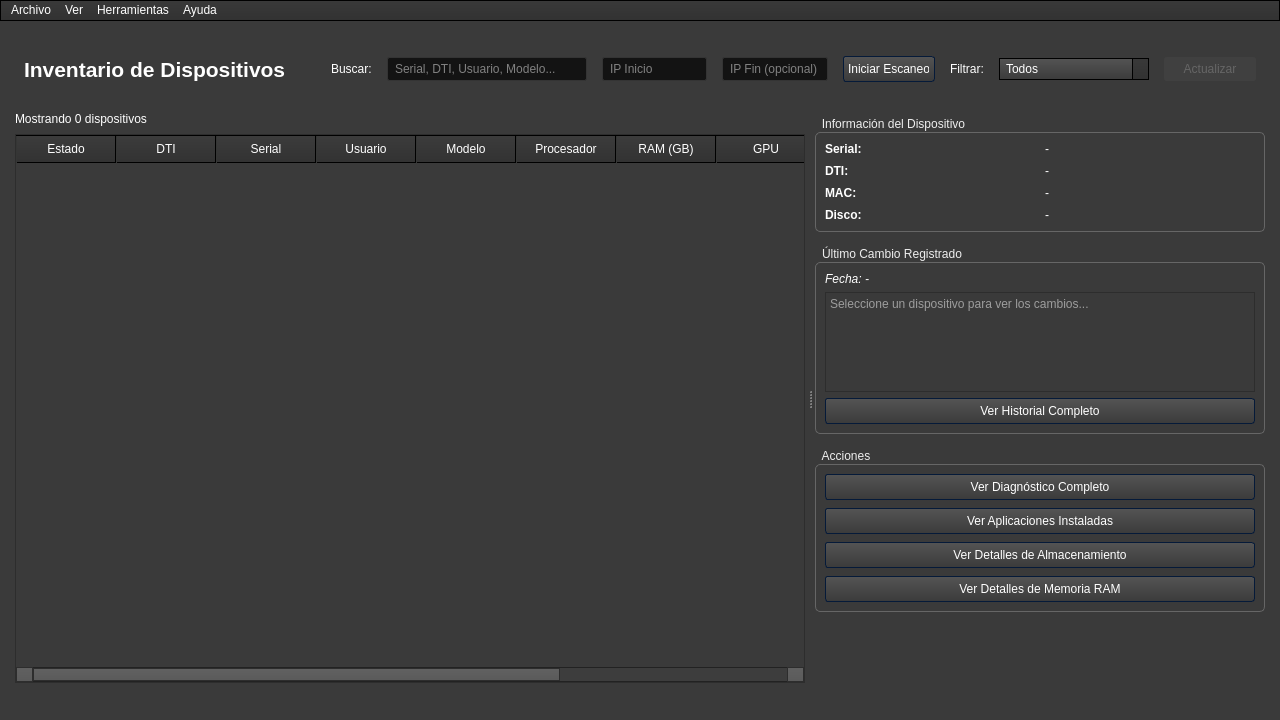
<?xml version="1.0" encoding="UTF-8"?>
<ui version="4.0">
 <class>MainWindow</class>
 <widget class="QMainWindow" name="MainWindow">
  <property name="geometry">
   <rect>
    <x>0</x>
    <y>0</y>
    <width>1280</width>
    <height>720</height>
   </rect>
  </property>
  <property name="minimumSize">
   <size>
    <width>1280</width>
    <height>720</height>
   </size>
  </property>
  <property name="windowTitle">
   <string>Sistema de Inventario - Área de Informática</string>
  </property>
  <property name="styleSheet">
   <string notr="true">
   /*Copyright (c) DevSec Studio. All rights reserved.

MIT License

Permission is hereby granted, free of charge, to any person obtaining a copy
of this software and associated documentation files (the &quot;Software&quot;), to deal
in the Software without restriction, including without limitation the rights
to use, copy, modify, merge, publish, distribute, sublicense, and/or sell
copies of the Software, and to permit persons to whom the Software is
furnished to do so, subject to the following conditions:

The above copyright notice and this permission notice shall be included in all
copies or substantial portions of the Software.

THE SOFTWARE IS PROVIDED *AS IS*, WITHOUT WARRANTY OF ANY KIND, EXPRESS OR
IMPLIED, INCLUDING BUT NOT LIMITED TO THE WARRANTIES OF MERCHANTABILITY,
FITNESS FOR A PARTICULAR PURPOSE AND NONINFRINGEMENT. IN NO EVENT SHALL THE
AUTHORS OR COPYRIGHT HOLDERS BE LIABLE FOR ANY CLAIM, DAMAGES OR OTHER
LIABILITY, WHETHER IN AN ACTION OF CONTRACT, TORT OR OTHERWISE, ARISING FROM,
OUT OF OR IN CONNECTION WITH THE SOFTWARE OR THE USE OR OTHER DEALINGS IN THE SOFTWARE.
*/

/*-----QWidget-----*/
QWidget
{
	background-color: #3a3a3a;
	color: #fff;
	selection-background-color: #b78620;
	selection-color: #000;

}


/*-----QLabel-----*/
QLabel
{
	background-color: transparent;
	color: #fff;

}


/*-----QMenuBar-----*/
QMenuBar 
{
	background-color: qlineargradient(spread:repeat, x1:1, y1:0, x2:1, y2:1, stop:0 rgba(57, 57, 57, 255),stop:1 rgba(50, 50, 50, 255));
	border: 1px solid #000;
	color: #fff;

}



QMenuBar::item:selected 
{
	background-color: rgba(183, 134, 32, 20%);
	border: 1px solid #b78620;
	color: #fff;

}


QMenuBar::item:pressed 
{
	background-color: rgb(183, 134, 32);
	border: 1px solid #b78620;
	color: #fff;

}


/*-----QMenu-----*/
QMenu
{
    background-color: qlineargradient(spread:repeat, x1:1, y1:0, x2:1, y2:1, stop:0 rgba(57, 57, 57, 255),stop:1 rgba(50, 50, 50, 255));
    border: 1px solid #222;
    padding: 4px;
	color: #fff;

}


QMenu::item
{
    background-color: transparent;
    padding: 2px 20px 2px 20px;

}


QMenu::separator
{
   	background-color: rgb(183, 134, 32);
	height: 1px;

}


QMenu::item:disabled
{
    color: #555;
    background-color: transparent;
    padding: 2px 20px 2px 20px;

}


QMenu::item:selected
{
	background-color: rgba(183, 134, 32, 20%);
	border: 1px solid #b78620;
	color: #fff;

}


/*-----QToolBar-----*/
QToolBar
{
	background-color: qlineargradient(spread:repeat, x1:1, y1:0, x2:1, y2:1, stop:0 rgba(69, 69, 69, 255),stop:1 rgba(58, 58, 58, 255));
	border-top: none;
	border-bottom: 1px solid #4f4f4f;
	border-left: 1px solid #4f4f4f;
	border-right: 1px solid #4f4f4f;

}


QToolBar::separator
{
	background-color: #2e2e2e;
	width: 1px;

}


/*-----QToolButton-----*/
QToolButton 
{
	background-color: transparent;
	color: #fff;
	padding: 5px;
	padding-left: 8px;
	padding-right: 8px;
	margin-left: 1px;
}


QToolButton:hover
{
	background-color: rgba(183, 134, 32, 20%);
	border: 1px solid #b78620;
	color: #fff;
	
}


QToolButton:pressed
{
	background-color: qlineargradient(spread:repeat, x1:1, y1:0, x2:1, y2:1, stop:0 rgba(57, 57, 57, 255),stop:1 rgba(50, 50, 50, 255));
	border: 1px solid #b78620;

}


QToolButton:checked
{
	background-color: qlineargradient(spread:repeat, x1:1, y1:0, x2:1, y2:1, stop:0 rgba(57, 57, 57, 255),stop:1 rgba(50, 50, 50, 255));
	border: 1px solid #222;
}


/*-----QPushButton-----*/
QPushButton
{
	background-color: qlineargradient(spread:repeat, x1:1, y1:0, x2:1, y2:1, stop:0 rgba(84, 84, 84, 255),stop:1 rgba(59, 59, 59, 255));
	color: #ffffff;
	min-width: 80px;
	border-style: solid;
	border-width: 1px;
	border-radius: 3px;
	border-color: #051a39;
	padding: 5px;

}


QPushButton::flat
{
	background-color: transparent;
	border: none;
	color: #fff;

}


QPushButton::disabled
{
	background-color: #404040;
	color: #656565;
	border-color: #051a39;

}


QPushButton::hover
{
	background-color: rgba(183, 134, 32, 20%);
	border: 1px solid #b78620;

}


QPushButton::pressed
{
	background-color: qlineargradient(spread:repeat, x1:1, y1:0, x2:1, y2:1, stop:0 rgba(74, 74, 74, 255),stop:1 rgba(49, 49, 49, 255));
	border: 1px solid #b78620;

}


QPushButton::checked
{
	background-color: qlineargradient(spread:repeat, x1:1, y1:0, x2:1, y2:1, stop:0 rgba(74, 74, 74, 255),stop:1 rgba(49, 49, 49, 255));
	border: 1px solid #222;

}


/*-----QLineEdit-----*/
QLineEdit
{
	background-color: #131313;
	color : #eee;
	border: 1px solid #343434;
	border-radius: 2px;
	padding: 3px;
	padding-left: 5px;

}


/*-----QPlainTExtEdit-----*/
QPlainTextEdit
{
	background-color: #131313;
	color : #eee;
	border: 1px solid #343434;
	border-radius: 2px;
	padding: 3px;
	padding-left: 5px;

}


/*-----QTabBar-----*/
QTabBar::tab
{
	background-color: qlineargradient(spread:repeat, x1:1, y1:0, x2:1, y2:1, stop:0 rgba(84, 84, 84, 255),stop:1 rgba(59, 59, 59, 255));
	color: #ffffff;
	border-style: solid;
	border-width: 1px;
	border-color: #666;
	border-bottom: none;
	padding: 5px;
	padding-left: 15px;
	padding-right: 15px;

}


QTabWidget::pane 
{
	background-color: red;
	border: 1px solid #666;
	top: 1px;

}


QTabBar::tab:last
{
	margin-right: 0; 

}


QTabBar::tab:first:!selected
{
	background-color: #0c0c0d;
	margin-left: 0px;

}


QTabBar::tab:!selected
{
	color: #b1b1b1;
	border-bottom-style: solid;
	background-color: #0c0c0d;

}


QTabBar::tab:selected
{
	margin-bottom: 0px;

}


QTabBar::tab:!selected:hover
{
	border-top-color: #b78620;

}


/*-----QComboBox-----*/
QComboBox
{
    background-color: qlineargradient(spread:repeat, x1:1, y1:0, x2:1, y2:1, stop:0 rgba(84, 84, 84, 255),stop:1 rgba(59, 59, 59, 255));
    border: 1px solid #000;
    padding-left: 6px;
    color: #ffffff;
    height: 20px;

}


QComboBox::disabled
{
	background-color: #404040;
	color: #656565;
	border-color: #051a39;

}


QComboBox:on
{
    background-color: #b78620;
	color: #000;

}


QComboBox QAbstractItemView
{
    background-color: #383838;
    color: #ffffff;
    border: 1px solid black;
    selection-background-color: #b78620;
    outline: 0;

}


QComboBox::drop-down
{
	background-color: qlineargradient(spread:repeat, x1:1, y1:0, x2:1, y2:1, stop:0 rgba(57, 57, 57, 255),stop:1 rgba(50, 50, 50, 255));
    subcontrol-origin: padding;
    subcontrol-position: top right;
    width: 15px;
    border-left-width: 1px;
    border-left-color: black;
    border-left-style: solid; 

}


QComboBox::down-arrow
{
    image: url(://arrow-down.png);
    width: 8px;
    height: 8px;
}


/*-----QSpinBox and QDateTimeEdit-----*/
QSpinBox,
QDateTimeEdit 
{
    background-color: #131313;
	color : #eee;
	border: 1px solid #343434;
	padding: 3px;
	padding-left: 5px;
    border-radius : 2px;

}


QSpinBox::up-button, 
QDateTimeEdit::up-button
{
	border-top-right-radius:2px;
	background-color: #777777;
    width: 16px; 
    border-width: 1px;

}


QSpinBox::up-button:hover, 
QDateTimeEdit::up-button:hover
{
	background-color: #585858;

}


QSpinBox::up-button:pressed, 
QDateTimeEdit::up-button:pressed
{
	background-color: #252525;
    width: 16px; 
    border-width: 1px;

}


QSpinBox::up-arrow,
QDateTimeEdit::up-arrow
{
    image: url(://arrow-up.png);
    width: 7px;
    height: 7px;

}


QSpinBox::down-button, 
QDateTimeEdit::down-button
{
	border-bottom-right-radius:2px;
	background-color: #777777;
    width: 16px; 
    border-width: 1px;

}


QSpinBox::down-button:hover, 
QDateTimeEdit::down-button:hover
{
	background-color: #585858;

}


QSpinBox::down-button:pressed, 
QDateTimeEdit::down-button:pressed
{
	background-color: #252525;
    width: 16px; 
    border-width: 1px;

}


QSpinBox::down-arrow,
QDateTimeEdit::down-arrow
{
    image: url(://arrow-down.png);
    width: 7px;
    height: 7px;

}


/*-----QGroupBox-----*/
QGroupBox 
{
    border: 1px solid;
    border-color: #666666;
	border-radius: 5px;
    margin-top: 20px;

}


QGroupBox::title  
{
    background-color: transparent;
    color: #eee;
    subcontrol-origin: margin;
    padding: 5px;
	border-top-left-radius: 3px;
	border-top-right-radius: 3px;

}


/*-----QHeaderView-----*/
QHeaderView::section
{
    background-color: qlineargradient(spread:repeat, x1:1, y1:0, x2:1, y2:1, stop:0 rgba(60, 60, 60, 255),stop:1 rgba(50, 50, 50, 255));
	border: 1px solid #000;
    color: #fff;
    text-align: left;
	padding: 4px;
	
}


QHeaderView::section:disabled
{
    background-color: #525251;
    color: #656565;

}


QHeaderView::section:checked
{
    background-color: qlineargradient(spread:repeat, x1:1, y1:0, x2:1, y2:1, stop:0 rgba(60, 60, 60, 255),stop:1 rgba(50, 50, 50, 255));
    color: #fff;

}


QHeaderView::section::vertical::first,
QHeaderView::section::vertical::only-one
{
    border-top: 1px solid #353635;

}


QHeaderView::section::vertical
{
    border-top: 1px solid #353635;

}


QHeaderView::section::horizontal::first,
QHeaderView::section::horizontal::only-one
{
    border-left: 1px solid #353635;

}


QHeaderView::section::horizontal
{
    border-left: 1px solid #353635;

}


QTableCornerButton::section
{
    background-color: qlineargradient(spread:repeat, x1:1, y1:0, x2:1, y2:1, stop:0 rgba(60, 60, 60, 255),stop:1 rgba(50, 50, 50, 255));
	border: 1px solid #000;
    color: #fff;

}


/*-----QTreeWidget-----*/
QTreeView
{
	show-decoration-selected: 1;
	alternate-background-color: #3a3a3a;
	selection-color: #fff;
	background-color: #2d2d2d;
	border: 1px solid gray;
	padding-top : 5px;
	color: #fff;
	font: 8pt;

}


QTreeView::item:selected
{
	color:#fff;
	background-color: #b78620;
	border-radius: 0px;

}


QTreeView::item:!selected:hover
{
    background-color: #262626;
    border: none;
    color: white;

}


QTreeView::branch:has-children:!has-siblings:closed,
QTreeView::branch:closed:has-children:has-siblings 
{
	image: url(://tree-closed.png);

}


QTreeView::branch:open:has-children:!has-siblings,
QTreeView::branch:open:has-children:has-siblings  
{
	image: url(://tree-open.png);

}


/*-----QListView-----*/
QListView 
{
	background-color: qlineargradient(spread:repeat, x1:1, y1:0, x2:1, y2:1, stop:0 rgba(83, 83, 83, 255),stop:0.293269 rgba(81, 81, 81, 255),stop:0.634615 rgba(79, 79, 79, 255),stop:1 rgba(83, 83, 83, 255));
    border : none;
    color: white;
    show-decoration-selected: 1; 
    outline: 0;
	border: 1px solid gray;

}


QListView::disabled 
{
	background-color: #656565;
	color: #1b1b1b;
    border: 1px solid #656565;

}


QListView::item 
{
	background-color: #2d2d2d;
    padding: 1px;

}


QListView::item:alternate 
{
    background-color: #3a3a3a;

}


QListView::item:selected 
{
	background-color: #b78620;
	border: 1px solid #b78620;
	color: #fff;

}


QListView::item:selected:!active 
{
	background-color: #b78620;
	border: 1px solid #b78620;
	color: #fff;

}


QListView::item:selected:active 
{
	background-color: #b78620;
	border: 1px solid #b78620;
	color: #fff;

}


QListView::item:hover {
    background-color: #262626;
    border: none;
    color: white;

}


/*-----QCheckBox-----*/
QCheckBox
{
	background-color: transparent;
    color: lightgray;
	border: none;

}


QCheckBox::indicator
{
    background-color: #323232;
    border: 1px solid darkgray;
    width: 12px;
    height: 12px;

}


QCheckBox::indicator:checked
{
    image:url(&quot;./ressources/check.png&quot;);
	background-color: #b78620;
    border: 1px solid #3a546e;

}


QCheckBox::indicator:unchecked:hover
{
	border: 1px solid #b78620; 

}


QCheckBox::disabled
{
	color: #656565;

}


QCheckBox::indicator:disabled
{
	background-color: #656565;
	color: #656565;
    border: 1px solid #656565;

}


/*-----QRadioButton-----*/
QRadioButton 
{
	color: lightgray;
	background-color: transparent;

}


QRadioButton::indicator::unchecked:hover 
{
	background-color: lightgray;
	border: 2px solid #b78620;
	border-radius: 6px;
}


QRadioButton::indicator::checked 
{
	border: 2px solid #b78620;
	border-radius: 6px;
	background-color: rgba(183,134,32,20%);  
	width: 9px; 
	height: 9px; 

}


/*-----QSlider-----*/
QSlider::groove:horizontal 
{
	background-color: transparent;
	height: 3px;

}


QSlider::sub-page:horizontal 
{
	background-color: #b78620;

}


QSlider::add-page:horizontal 
{
	background-color: #131313;

}


QSlider::handle:horizontal 
{
	background-color: #b78620;
	width: 14px;
	margin-top: -6px;
	margin-bottom: -6px;
	border-radius: 6px;

}


QSlider::handle:horizontal:hover 
{
	background-color: #d89e25;
	border-radius: 6px;

}


QSlider::sub-page:horizontal:disabled 
{
	background-color: #bbb;
	border-color: #999;

}


QSlider::add-page:horizontal:disabled 
{
	background-color: #eee;
	border-color: #999;

}


QSlider::handle:horizontal:disabled 
{
	background-color: #eee;
	border: 1px solid #aaa;
	border-radius: 3px;

}


/*-----QScrollBar-----*/
QScrollBar:horizontal
{
    border: 1px solid #222222;
    background-color: #3d3d3d;
    height: 15px;
    margin: 0px 16px 0 16px;

}


QScrollBar::handle:horizontal
{
	background-color: qlineargradient(spread:repeat, x1:1, y1:0, x2:1, y2:1, stop:0 rgba(97, 97, 97, 255),stop:1 rgba(90, 90, 90, 255));
	border: 1px solid #2d2d2d;
    min-height: 20px;

}


QScrollBar::add-line:horizontal
{
	background-color: qlineargradient(spread:repeat, x1:1, y1:0, x2:1, y2:1, stop:0 rgba(97, 97, 97, 255),stop:1 rgba(90, 90, 90, 255));
	border: 1px solid #2d2d2d;
    width: 15px;
    subcontrol-position: right;
    subcontrol-origin: margin;

}


QScrollBar::sub-line:horizontal
{
	background-color: qlineargradient(spread:repeat, x1:1, y1:0, x2:1, y2:1, stop:0 rgba(97, 97, 97, 255),stop:1 rgba(90, 90, 90, 255));
	border: 1px solid #2d2d2d;
    width: 15px;
    subcontrol-position: left;
    subcontrol-origin: margin;

}


QScrollBar::right-arrow:horizontal
{
    image: url(://arrow-right.png);
    width: 6px;
    height: 6px;

}


QScrollBar::left-arrow:horizontal
{
    image: url(://arrow-left.png);
    width: 6px;
    height: 6px;

}


QScrollBar::add-page:horizontal, QScrollBar::sub-page:horizontal
{
    background: none;

}


QScrollBar:vertical
{
    background-color: #3d3d3d;
    width: 16px;
	border: 1px solid #2d2d2d;
    margin: 16px 0px 16px 0px;

}


QScrollBar::handle:vertical
{
    background-color: qlineargradient(spread:repeat, x1:1, y1:0, x2:1, y2:1, stop:0 rgba(97, 97, 97, 255),stop:1 rgba(90, 90, 90, 255));
	border: 1px solid #2d2d2d;
    min-height: 20px;

}


QScrollBar::add-line:vertical
{
	background-color: qlineargradient(spread:repeat, x1:1, y1:0, x2:1, y2:1, stop:0 rgba(97, 97, 97, 255),stop:1 rgba(90, 90, 90, 255));
	border: 1px solid #2d2d2d;
    height: 15px;
    subcontrol-position: bottom;
    subcontrol-origin: margin;

}


QScrollBar::sub-line:vertical
{
	background-color: qlineargradient(spread:repeat, x1:1, y1:0, x2:1, y2:1, stop:0 rgba(97, 97, 97, 255),stop:1 rgba(90, 90, 90, 255));
	border: 1px solid #2d2d2d;
    height: 15px;
    subcontrol-position: top;
    subcontrol-origin: margin;

}


QScrollBar::up-arrow:vertical
{
    image: url(://arrow-up.png);
    width: 6px;
    height: 6px;

}


QScrollBar::down-arrow:vertical
{
    image: url(://arrow-down.png);
    width: 6px;
    height: 6px;

}


QScrollBar::add-page:vertical, QScrollBar::sub-page:vertical
{
    background: none;

}


/*-----QProgressBar-----*/
QProgressBar
{
    border: 1px solid #666666;
    text-align: center;
	color: #000;
	font-weight: bold;

}


QProgressBar::chunk
{
    background-color: #b78620;
    width: 30px;
    margin: 0.5px;

}


</string>
  </property>
  <widget class="QWidget" name="centralwidget">
   <layout class="QVBoxLayout" name="verticalLayout">
    <property name="spacing">
     <number>10</number>
    </property>
    <property name="leftMargin">
     <number>15</number>
    </property>
    <property name="topMargin">
     <number>15</number>
    </property>
    <property name="rightMargin">
     <number>15</number>
    </property>
    <property name="bottomMargin">
     <number>15</number>
    </property>
    <item>
     <widget class="QFrame" name="frameHeader">
      <property name="maximumSize">
       <size>
        <width>16777215</width>
        <height>66</height>
       </size>
      </property>
      <property name="frameShape">
       <enum>QFrame::Shape::NoFrame</enum>
      </property>
      <layout class="QHBoxLayout" name="horizontalLayout_header">
       <property name="spacing">
        <number>15</number>
       </property>
       <item>
        <widget class="QLabel" name="labelTitle">
         <property name="font">
          <font>
           <pointsize>16</pointsize>
           <bold>true</bold>
          </font>
         </property>
         <property name="text">
          <string>Inventario de Dispositivos</string>
         </property>
        </widget>
       </item>
       <item>
        <spacer name="horizontalSpacer">
         <property name="orientation">
          <enum>Qt::Orientation::Horizontal</enum>
         </property>
         <property name="sizeHint" stdset="0">
          <size>
           <width>40</width>
           <height>20</height>
          </size>
         </property>
        </spacer>
       </item>
       <item>
        <widget class="QLabel" name="labelBuscar">
         <property name="text">
          <string>Buscar:</string>
         </property>
        </widget>
       </item>
       <item>
        <widget class="QLineEdit" name="lineEditBuscar">
         <property name="minimumSize">
          <size>
           <width>200</width>
           <height>0</height>
          </size>
         </property>
         <property name="placeholderText">
          <string>Serial, DTI, Usuario, Modelo...</string>
         </property>
        </widget>
       </item>
       <item>
        <widget class="QLineEdit" name="ip_start_input">
         <property name="placeholderText">
          <string>IP Inicio</string>
         </property>
        </widget>
       </item>
       <item>
        <widget class="QLineEdit" name="ip_end_input">
         <property name="placeholderText">
          <string>IP Fin (opcional)</string>
         </property>
        </widget>
       </item>
       <item>
        <widget class="QPushButton" name="scan_button">
         <property name="text">
          <string>Iniciar Escaneo</string>
         </property>
        </widget>
       </item>
       <item>
        <widget class="QLabel" name="labelFiltro">
         <property name="text">
          <string>Filtrar:</string>
         </property>
        </widget>
       </item>
       <item>
        <widget class="QComboBox" name="comboBoxFiltro">
         <property name="minimumSize">
          <size>
           <width>150</width>
           <height>0</height>
          </size>
         </property>
         <item>
          <property name="text">
           <string>Todos</string>
          </property>
         </item>
         <item>
          <property name="text">
           <string>Activos</string>
          </property>
         </item>
         <item>
          <property name="text">
           <string>Inactivos</string>
          </property>
         </item>
         <item>
          <property name="text">
           <string>Encendidos</string>
          </property>
         </item>
         <item>
          <property name="text">
           <string>Apagados</string>
          </property>
         </item>
         <item>
          <property name="text">
           <string>Sin Licencia</string>
          </property>
         </item>
        </widget>
       </item>
       <item>
        <widget class="QPushButton" name="btnActualizar">
         <property name="enabled">
          <bool>false</bool>
         </property>
         <property name="text">
          <string>Actualizar</string>
         </property>
         <property name="flat">
          <bool>true</bool>
         </property>
        </widget>
       </item>
      </layout>
     </widget>
    </item>
    <item>
     <widget class="QSplitter" name="splitterPrincipal">
      <property name="minimumSize">
       <size>
        <width>0</width>
        <height>0</height>
       </size>
      </property>
      <property name="orientation">
       <enum>Qt::Orientation::Horizontal</enum>
      </property>
      <property name="handleWidth">
       <number>10</number>
      </property>
      <widget class="QWidget" name="widgetTabla" native="true">
       <layout class="QVBoxLayout" name="verticalLayout_tabla">
        <property name="spacing">
         <number>8</number>
        </property>
        <property name="leftMargin">
         <number>0</number>
        </property>
        <property name="topMargin">
         <number>0</number>
        </property>
        <property name="rightMargin">
         <number>0</number>
        </property>
        <property name="bottomMargin">
         <number>0</number>
        </property>
        <item>
         <widget class="QLabel" name="labelContador">
          <property name="font">
           <font>
            <pointsize>9</pointsize>
           </font>
          </property>
          <property name="text">
           <string>Mostrando 0 dispositivos</string>
          </property>
         </widget>
        </item>
        <item>
         <widget class="QTableWidget" name="tableDispositivos">
          <property name="editTriggers">
           <set>QAbstractItemView::EditTrigger::NoEditTriggers</set>
          </property>
          <property name="alternatingRowColors">
           <bool>false</bool>
          </property>
          <property name="selectionMode">
           <enum>QAbstractItemView::SelectionMode::SingleSelection</enum>
          </property>
          <property name="selectionBehavior">
           <enum>QAbstractItemView::SelectionBehavior::SelectRows</enum>
          </property>
          <property name="sortingEnabled">
           <bool>true</bool>
          </property>
          <property name="columnCount">
           <number>10</number>
          </property>
          <attribute name="horizontalHeaderStretchLastSection">
           <bool>true</bool>
          </attribute>
          <column>
           <property name="text">
            <string>Estado</string>
           </property>
          </column>
          <column>
           <property name="text">
            <string>DTI</string>
           </property>
          </column>
          <column>
           <property name="text">
            <string>Serial</string>
           </property>
          </column>
          <column>
           <property name="text">
            <string>Usuario</string>
           </property>
          </column>
          <column>
           <property name="text">
            <string>Modelo</string>
           </property>
          </column>
          <column>
           <property name="text">
            <string>Procesador</string>
           </property>
          </column>
          <column>
           <property name="text">
            <string>RAM (GB)</string>
           </property>
          </column>
          <column>
           <property name="text">
            <string>GPU</string>
           </property>
          </column>
          <column>
           <property name="text">
            <string>Licencia</string>
           </property>
          </column>
          <column>
           <property name="text">
            <string>IP</string>
           </property>
          </column>
         </widget>
        </item>
       </layout>
      </widget>
      <widget class="QWidget" name="widgetDetalles" native="true">
       <property name="minimumSize">
        <size>
         <width>380</width>
         <height>0</height>
        </size>
       </property>
       <property name="maximumSize">
        <size>
         <width>450</width>
         <height>16777215</height>
        </size>
       </property>
       <layout class="QVBoxLayout" name="verticalLayout_detalles">
        <property name="spacing">
         <number>10</number>
        </property>
        <property name="leftMargin">
         <number>0</number>
        </property>
        <property name="topMargin">
         <number>0</number>
        </property>
        <property name="rightMargin">
         <number>0</number>
        </property>
        <property name="bottomMargin">
         <number>0</number>
        </property>
        <item>
         <widget class="QGroupBox" name="groupBoxInfo">
          <property name="title">
           <string>Información del Dispositivo</string>
          </property>
          <layout class="QVBoxLayout" name="verticalLayout_info">
           <item>
            <layout class="QGridLayout" name="gridLayoutInfo">
             <property name="horizontalSpacing">
              <number>10</number>
             </property>
             <property name="verticalSpacing">
              <number>8</number>
             </property>
             <item row="0" column="0">
              <widget class="QLabel" name="labelInfoSerial">
               <property name="font">
                <font>
                 <bold>true</bold>
                </font>
               </property>
               <property name="text">
                <string>Serial:</string>
               </property>
              </widget>
             </item>
             <item row="0" column="1">
              <widget class="QLabel" name="labelInfoSerialValue">
               <property name="text">
                <string>-</string>
               </property>
               <property name="wordWrap">
                <bool>true</bool>
               </property>
              </widget>
             </item>
             <item row="1" column="0">
              <widget class="QLabel" name="labelInfoDTI">
               <property name="font">
                <font>
                 <bold>true</bold>
                </font>
               </property>
               <property name="text">
                <string>DTI:</string>
               </property>
              </widget>
             </item>
             <item row="1" column="1">
              <widget class="QLabel" name="labelInfoDTIValue">
               <property name="text">
                <string>-</string>
               </property>
              </widget>
             </item>
             <item row="2" column="0">
              <widget class="QLabel" name="labelInfoMAC">
               <property name="font">
                <font>
                 <bold>true</bold>
                </font>
               </property>
               <property name="text">
                <string>MAC:</string>
               </property>
              </widget>
             </item>
             <item row="2" column="1">
              <widget class="QLabel" name="labelInfoMACValue">
               <property name="text">
                <string>-</string>
               </property>
               <property name="wordWrap">
                <bool>true</bool>
               </property>
              </widget>
             </item>
             <item row="3" column="0">
              <widget class="QLabel" name="labelInfoDisco">
               <property name="font">
                <font>
                 <bold>true</bold>
                </font>
               </property>
               <property name="text">
                <string>Disco:</string>
               </property>
              </widget>
             </item>
             <item row="3" column="1">
              <widget class="QLabel" name="labelInfoDiscoValue">
               <property name="text">
                <string>-</string>
               </property>
               <property name="wordWrap">
                <bool>true</bool>
               </property>
              </widget>
             </item>
            </layout>
           </item>
          </layout>
         </widget>
        </item>
        <item>
         <widget class="QGroupBox" name="groupBoxCambio">
          <property name="title">
           <string>Último Cambio Registrado</string>
          </property>
          <layout class="QVBoxLayout" name="verticalLayout_cambio">
           <item>
            <widget class="QLabel" name="labelUltimoCambioFecha">
             <property name="font">
              <font>
               <pointsize>9</pointsize>
               <italic>true</italic>
              </font>
             </property>
             <property name="text">
              <string>Fecha: -</string>
             </property>
            </widget>
           </item>
           <item>
            <widget class="QTextEdit" name="textEditUltimoCambio">
             <property name="maximumSize">
              <size>
               <width>16777215</width>
               <height>100</height>
              </size>
             </property>
             <property name="readOnly">
              <bool>true</bool>
             </property>
             <property name="placeholderText">
              <string>Seleccione un dispositivo para ver los cambios...</string>
             </property>
            </widget>
           </item>
           <item>
            <widget class="QPushButton" name="btnVerHistorialCambios">
             <property name="text">
              <string>Ver Historial Completo</string>
             </property>
            </widget>
           </item>
          </layout>
         </widget>
        </item>
        <item>
         <widget class="QGroupBox" name="groupBoxAcciones">
          <property name="title">
           <string>Acciones</string>
          </property>
          <layout class="QVBoxLayout" name="verticalLayout_acciones">
           <property name="spacing">
            <number>8</number>
           </property>
           <item>
            <widget class="QPushButton" name="btnVerDiagnostico">
             <property name="text">
              <string>Ver Diagnóstico Completo</string>
             </property>
            </widget>
           </item>
           <item>
            <widget class="QPushButton" name="btnVerAplicaciones">
             <property name="text">
              <string>Ver Aplicaciones Instaladas</string>
             </property>
            </widget>
           </item>
           <item>
            <widget class="QPushButton" name="btnVerAlmacenamiento">
             <property name="text">
              <string>Ver Detalles de Almacenamiento</string>
             </property>
            </widget>
           </item>
           <item>
            <widget class="QPushButton" name="btnVerMemoria">
             <property name="text">
              <string>Ver Detalles de Memoria RAM</string>
             </property>
            </widget>
           </item>
          </layout>
         </widget>
        </item>
        <item>
         <spacer name="verticalSpacer">
          <property name="orientation">
           <enum>Qt::Orientation::Vertical</enum>
          </property>
          <property name="sizeHint" stdset="0">
           <size>
            <width>20</width>
            <height>40</height>
           </size>
          </property>
         </spacer>
        </item>
       </layout>
      </widget>
     </widget>
    </item>
   </layout>
  </widget>
  <widget class="QStatusBar" name="statusbar">
   <property name="font">
    <font>
     <pointsize>9</pointsize>
    </font>
   </property>
  </widget>
  <widget class="QMenuBar" name="menubar">
   <property name="geometry">
    <rect>
     <x>0</x>
     <y>0</y>
     <width>1280</width>
     <height>24</height>
    </rect>
   </property>
   <widget class="QMenu" name="menuArchivo">
    <property name="title">
     <string>Archivo</string>
    </property>
    <addaction name="actionExportarExcel"/>
    <addaction name="actionExportarPDF"/>
    <addaction name="separator"/>
    <addaction name="actionSalir"/>
   </widget>
   <widget class="QMenu" name="menuVer">
    <property name="title">
     <string>Ver</string>
    </property>
    <addaction name="actionVerEstadisticas"/>
    <addaction name="actionVerReportes"/>
   </widget>
   <widget class="QMenu" name="menuHerramientas">
    <property name="title">
     <string>Herramientas</string>
    </property>
    <addaction name="actionConfiguracion"/>
    <addaction name="actionBackupBD"/>
    <addaction name="actiondetener"/>
   </widget>
   <widget class="QMenu" name="menuAyuda">
    <property name="title">
     <string>Ayuda</string>
    </property>
    <addaction name="actionAcercaDe"/>
    <addaction name="actionManual"/>
   </widget>
   <addaction name="menuArchivo"/>
   <addaction name="menuVer"/>
   <addaction name="menuHerramientas"/>
   <addaction name="menuAyuda"/>
  </widget>
  <action name="actionExportarExcel">
   <property name="text">
    <string>Exportar a Excel</string>
   </property>
  </action>
  <action name="actionExportarPDF">
   <property name="text">
    <string>Exportar a PDF</string>
   </property>
  </action>
  <action name="actionSalir">
   <property name="text">
    <string>Salir</string>
   </property>
  </action>
  <action name="actionVerEstadisticas">
   <property name="text">
    <string>Estadísticas</string>
   </property>
  </action>
  <action name="actionVerReportes">
   <property name="text">
    <string>Generar Reportes</string>
   </property>
  </action>
  <action name="actionConfiguracion">
   <property name="text">
    <string>Configuración</string>
   </property>
  </action>
  <action name="actionBackupBD">
   <property name="text">
    <string>Respaldar Base de Datos</string>
   </property>
  </action>
  <action name="actionAcercaDe">
   <property name="text">
    <string>Acerca de</string>
   </property>
  </action>
  <action name="actionManual">
   <property name="text">
    <string>Manual de Usuario</string>
   </property>
  </action>
  <action name="actiondetener">
   <property name="text">
    <string>Detener anuncios (broadcast)</string>
   </property>
   <property name="toolTip">
    <string>Para reducir ruido en la red, ahorrar recursos, prevenir problemas de seguridad/duplicación y permitir tareas de mantenimiento o apagado ordenado</string>
   </property>
  </action>
 </widget>
 <resources/>
 <connections/>
</ui>
